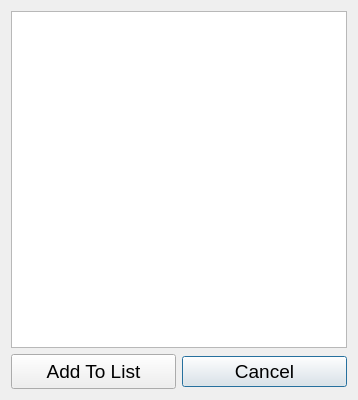
<?xml version="1.0" encoding="UTF-8"?>
<ui version="4.0">
 <class>Dialog</class>
 <widget class="QDialog" name="Dialog">
  <property name="geometry">
   <rect>
    <x>0</x>
    <y>0</y>
    <width>332</width>
    <height>400</height>
   </rect>
  </property>
  <property name="windowTitle">
   <string>Species List</string>
  </property>
  <layout class="QVBoxLayout" name="verticalLayout">
   <item>
    <layout class="QGridLayout" name="gridLayout">
     <item row="1" column="1">
      <widget class="QPushButton" name="pushButton_2">
       <property name="minimumSize">
        <size>
         <width>165</width>
         <height>0</height>
        </size>
       </property>
       <property name="font">
        <font>
         <pointsize>14</pointsize>
        </font>
       </property>
       <property name="text">
        <string>Cancel</string>
       </property>
      </widget>
     </item>
     <item row="1" column="0">
      <widget class="QPushButton" name="pushButton">
       <property name="minimumSize">
        <size>
         <width>165</width>
         <height>35</height>
        </size>
       </property>
       <property name="font">
        <font>
         <pointsize>14</pointsize>
        </font>
       </property>
       <property name="text">
        <string>Add To List</string>
       </property>
      </widget>
     </item>
     <item row="0" column="0" colspan="2">
      <widget class="QListWidget" name="listWidget">
       <property name="font">
        <font>
         <pointsize>12</pointsize>
        </font>
       </property>
      </widget>
     </item>
    </layout>
   </item>
  </layout>
 </widget>
 <resources/>
 <connections/>
</ui>
